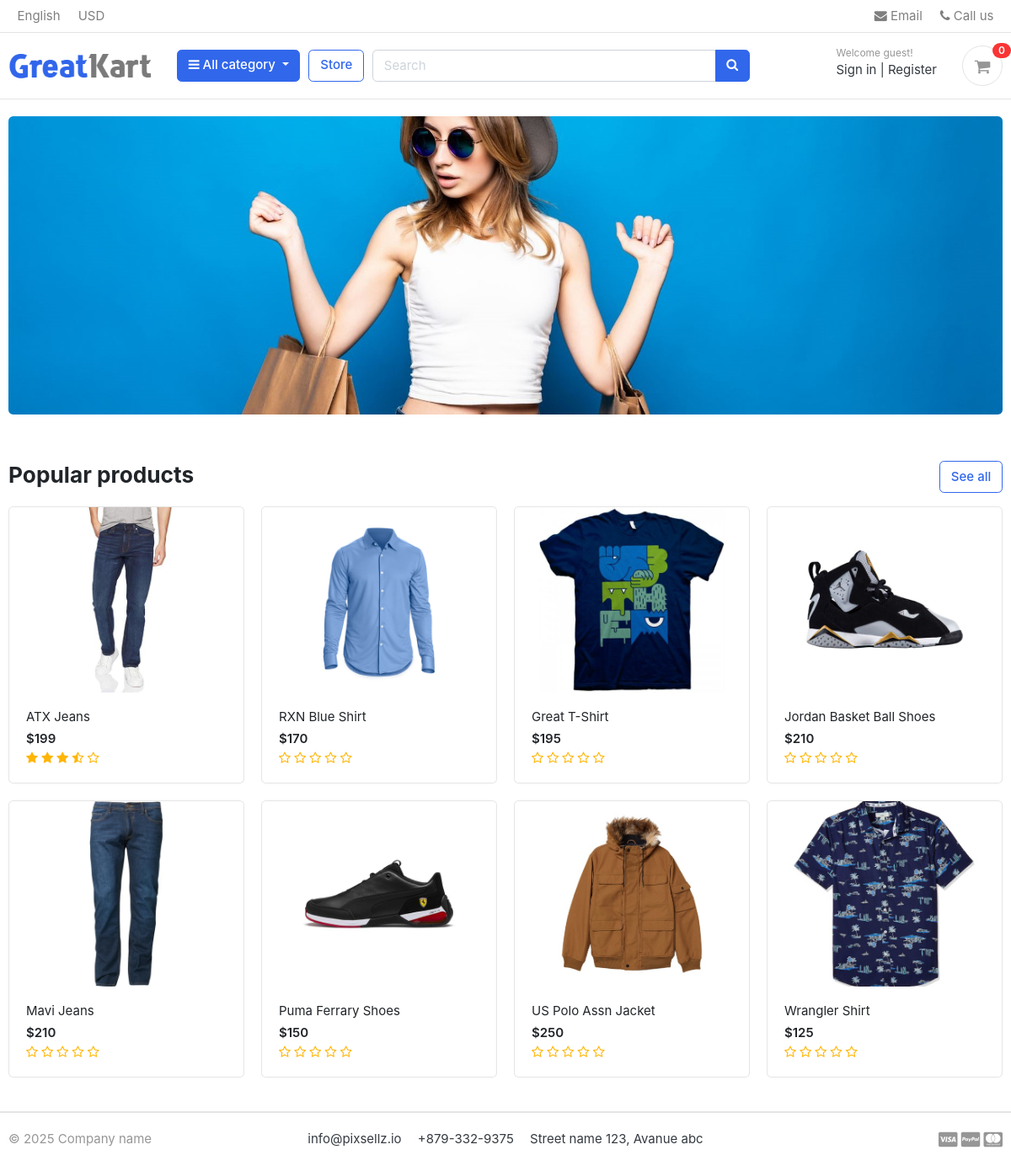
The page / on the database its author committed.
### store/models.py (models this page shows, shortened)
class Product(models.Model):
    product_name    = models.CharField(max_length=200, unique=True)
    slug            = models.SlugField(max_length=200, unique=True)
    description     = models.TextField(max_length=500, blank=True)
    price           = models.IntegerField()
    images          = models.ImageField(upload_to='photos/products')
    stock           = models.IntegerField()
    is_available    = models.BooleanField(default=True)
    category        = models.ForeignKey(Category, on_delete=models.CASCADE)
    created_date    = models.DateTimeField(default=datetime.now())
    modified_date   = models.DateTimeField(default=datetime.now())
    def get_url(self):
        return reverse('product_detail', args=[self.category.slug, self.slug])
    def averageReview(self):
        reviews = ReviewRating.objects.filter(product=self, status=True).aggregate(average=Avg('rating'))
        avg = 0
        if reviews['average'] is not None:
            avg = float(reviews['average'])
        return avg

### greatkart/views.py (the view)
# urls.py: path('', views.home, name='home'),
def home(request):
    products = Product.objects.all().filter(is_available=True).order_by('created_date')
    for product in products:
        reviews = ReviewRating.objects.filter(product_id=product.id, status=True)
    context = {
        'products': products,
        'reviews': reviews
    }
    return render(request, 'home.html', context)

### carts/context_processors.py (called while the page is built)
def counter(request):
    cart_count = 0
    if 'admin' in request.path:
        return {}
    else:
        try:
            cart = Cart.objects.filter(cart_id=_cart_id(request))
            if request.user.is_authenticated:
                cart_items = CartItem.objects.all().filter(user=request.user)
            else:
                cart_items = CartItem.objects.all().filter(cart=cart[:1])
            for cart_item in cart_items:
                cart_count += cart_item.quantity
        except Cart.DoesNotExist:
            cart_count = 0
    return dict(cart_count=cart_count)

### carts/views.py (called while the page is built)
def _cart_id(request):
    cart = request.session.session_key
    if not cart:
        cart = request.session.create()
    return cart

### category/context_processors.py (called while the page is built)
def menu_links(request):
    links = Category.objects.all()
    return dict(links=links)

### category/models.py (called while the page is built)
    def get_url(self):
        return reverse('products_by_category', args=[self.slug])

### templates/home.html
{% extends 'base.html' %}
{% load static %}
{% block content %}
<section class="section-intro padding-y-sm">
<div class="container">
<div class="intro-banner-wrap">
	<img src="{% static 'images/banners/cover.jpg' %}" class="img-fluid rounded">
</div>
</div>
</section>
<section class="section-name padding-y-sm">
<div class="container">
<header class="section-heading">
	<a href="{% url 'store' %}" class="btn btn-outline-primary float-right">See all</a>
	<h3 class="section-title">Popular products</h3>
</header>
<div class="row">
	{% for product in products %}
	<div class="col-md-3">
		<div class="card card-product-grid">
			<a href="{{ product.get_url }}" class="img-wrap"> <img src="{{ product.images.url }}"> </a>
			<figcaption class="info-wrap">
				<a href="{{ product.get_url }}" class="title">{{ product.product_name }}</a>
				<div class="price mt-1">${{ product.price }}</div>
				<div class="rating-star">
					<span>
					  <i class="fa fa-star{% if product.averageReview < 0.5 %}-o{% elif product.averageReview >= 0.5 and product.averageReview < 1 %}-half-o {% endif %}" aria-hidden="true"></i>
					  <i class="fa fa-star{% if product.averageReview < 1.5 %}-o{% elif product.averageReview >= 1.5 and product.averageReview < 2 %}-half-o {% endif %}" aria-hidden="true"></i>
					  <i class="fa fa-star{% if product.averageReview < 2.5 %}-o{% elif product.averageReview >= 2.5 and product.averageReview < 3 %}-half-o {% endif %}" aria-hidden="true"></i>
					  <i class="fa fa-star{% if product.averageReview < 3.5 %}-o{% elif product.averageReview >= 3.5 and product.averageReview < 4 %}-half-o {% endif %}" aria-hidden="true"></i>
					  <i class="fa fa-star{% if product.averageReview < 4.5 %}-o{% elif product.averageReview >= 4.5 and product.averageReview < 5 %}-half-o {% endif %}" aria-hidden="true"></i>
					</span>
				  </div>
			</figcaption>
		</div>
	</div>
	{% endfor %}
</div>
</div>
</section>
</body>
</html>
{% endblock %}

### static/css/ui.css (style rules this page uses)
html { font-family: "Inter", sans-serif; font-size: 15px; }
.img-wrap { text-align: center; display: block; }
.img-wrap img { max-width: 100%; }
.padding-y-sm { padding-top: 20px; padding-bottom: 20px; }
.section-heading { margin-bottom: 20px; margin-top: 15px; }
.section-title { color: #212529; }
[class*=card-product] a.title { color: #212529; display: block; }
[class*=card-product] .img-wrap { overflow: hidden; position: relative; }
[class*=card-product] .img-wrap img { height: 100%; max-width: 100%; width: auto; display: inline-block; -o-object-fit: cover; object-fit: cover; }
.card-product-grid { margin-bottom: 20px; }
.card-product-grid .img-wrap { border-radius: 0.2rem 0.2rem 0 0; height: 220px; }
.card-product-grid .info-wrap { overflow: hidden; padding: 18px 20px; }
.card .img-wrap { overflow: hidden; }
.price { font-weight: 600; color: #212529; }

### greatkart/static/css/custom.css (style rules this page uses)
.rating-star i { color: #ffb503 !important; }

### rows shown on the page
Product: images (picture), product_name "ATX Jeans", price "199"
Product: images (picture), product_name "RXN Blue Shirt", price "170"
Product: images (picture), product_name "Great T-Shirt", price "195"
Product: images (picture), product_name "Jordan Basket Ball Shoes", price "210"
Product: images (picture), product_name "Mavi Jeans", price "210"
Product: images (picture), product_name "Puma Ferrary Shoes", price "150"
Product: images (picture), product_name "US Polo Assn Jacket", price "250"
Product: images (picture), product_name "Wrangler Shirt", price "125"

### other values the page prints
{{ cart_count }} "0"
